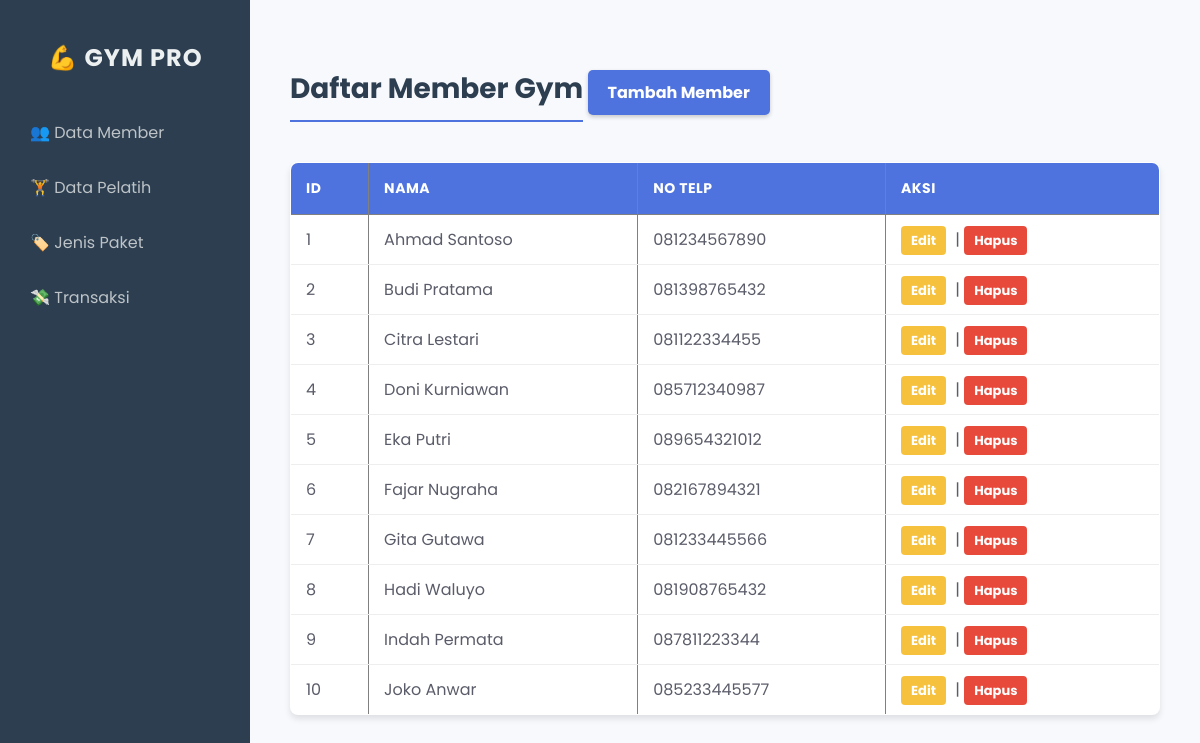
The app's page /index.php?page=member with its own data.
### tables this page shows
CREATE TABLE `member` (
  `id` int(11) NOT NULL,
  `nama_member` varchar(100) NOT NULL,
  `no_telp` varchar(20) NOT NULL
);

### viewmodels/MemberViewModel.php (called while the page is built, shortened)
<?php
include_once __DIR__ . '/../models/Member.php';
class MemberViewModel {
    public function fetchAll() {
        $database = new Database();
        $db = $database->getConnection();
        $member = new Member($db);
        return $member->read();
    }
}
?>

### models/Member.php (called while the page is built, shortened)
<?php
class Member {
    private $conn;
    private $table_name = "member";
    public function __construct($db) {
        $this->conn = $db;
    }
    public function read() {
        $query = "SELECT * FROM " . $this->table_name;
        $result = $this->conn->query($query);
        return $result;
    }
}
?>

### views/member_list.php (the view)
<?php
include_once 'viewmodels/MemberViewModel.php';
$viewModel = new MemberViewModel();
$viewModel->handleRequest();
$members = $viewModel->fetchAll();
?>
<h3>Daftar Member Gym</h3>
<a href="index.php?page=member_form">Tambah Member</a>
<table border="1" cellpadding="10" cellspacing="0">
    <thead>
        <tr>
            <th>ID</th>
            <th>Nama</th>
            <th>No Telp</th>
            <th>Aksi</th>
        </tr>
    </thead>
    <tbody>
        <?php while($row = $members->fetch_assoc()): ?>
        <tr>
            <td><?= $row['id'] ?></td>
            <td><?= $row['nama_member'] ?></td>
            <td><?= $row['no_telp'] ?></td>
            <td>
                <a href="index.php?page=member_form&id=<?= $row['id'] ?>">Edit</a> |
                <a href="index.php?page=member&action=delete&id=<?= $row['id'] ?>" onclick="return confirm('Hapus?')">Hapus</a>
            </td>
        </tr>
        <?php endwhile; ?>
    </tbody>
</table>

### index.php (shortened to what this page needs)
<!DOCTYPE html>
<html lang="id">
<head>
    <link rel="stylesheet" href="css/style.css">
</head>
<body>
    <nav>
        <h2>💪 GYM PRO</h2>
        <a href="index.php?page=member">👥 Data Member</a>
        <a href="index.php?page=pelatih">🏋️ Data Pelatih</a>
        <a href="index.php?page=jenismember">🏷️ Jenis Paket</a>
        <a href="index.php?page=transaksi">💸 Transaksi</a>
    </nav>
    <main>
        <?php
        $page = isset($_GET['page']) ? $_GET['page'] : 'home';
        switch ($page) {
            case 'member':
                include 'views/member_list.php';
                break;
        }
        ?>
    </main>
</body>
</html>

### css/style.css (style rules this page uses)
:root { --primary-color: #4e73df; --secondary-color: #858796; --success-color: #1cc88a; --danger-color: #e74a3b; --dark-bg: #2c3e50; --light-bg: #f8f9fc; --card-bg: #ffffff; --text-color: #5a5c69; --heading-color: #2c3e50; }
body { font-family: 'Segoe UI', Tahoma, Geneva, Verdana, sans-serif; background-color: var(--light-bg); margin: 0; padding: 0; color: var(--text-color); display: flex; min-height: 100vh; }
nav { width: 250px; background-color: var(--dark-bg); color: white; display: flex; flex-direction: column; padding-top: 20px; position: fixed; height: 100%; }
nav h2 { text-align: center; font-size: 24px; margin-bottom: 30px; letter-spacing: 1px; color: #ecf0f1; }
nav a { text-decoration: none; color: #bdc3c7; padding: 15px 25px; border-left: 5px solid transparent; transition: 0.3s; font-size: 16px; }
main { margin-left: 250px; padding: 40px; width: 100%; }
h3 { color: var(--heading-color); font-size: 28px; margin-bottom: 20px; border-bottom: 2px solid var(--primary-color); display: inline-block; padding-bottom: 10px; }
table { width: 100%; border-collapse: collapse; background-color: var(--card-bg); box-shadow: 0 4px 6px rgba(0,0,0,0.1); border-radius: 8px; overflow: hidden; margin-top: 20px; }
table th { background-color: var(--primary-color); color: white; padding: 15px; text-align: left; text-transform: uppercase; font-size: 14px; letter-spacing: 0.5px; }
table td { padding: 12px 15px; border-bottom: 1px solid #eee; }
main > a { display: inline-block; background-color: var(--primary-color); color: white; padding: 10px 20px; text-decoration: none; border-radius: 5px; margin-bottom: 15px; font-weight: bold; box-shadow: 0 2px 4px rgba(0,0,0,0.2); transition: 0.2s; }
table a { text-decoration: none; padding: 5px 10px; border-radius: 4px; font-size: 13px; font-weight: bold; margin-right: 5px; }
table a[href*="id="]:not([onclick]) { background-color: #f6c23e; color: #fff; }
table a[onclick] { background-color: var(--danger-color); color: white; }

### index.php (style rules this page uses)
body { font-family: 'Poppins', sans-serif; }

### records on screen
member: id "1", nama_member "Ahmad Santoso", no_telp "081234567890"
member: id "2", nama_member "Budi Pratama", no_telp "081398765432"
member: id "3", nama_member "Citra Lestari", no_telp "081122334455"
member: id "4", nama_member "Doni Kurniawan", no_telp "085712340987"
member: id "5", nama_member "Eka Putri", no_telp "089654321012"
member: id "6", nama_member "Fajar Nugraha", no_telp "082167894321"
member: id "7", nama_member "Gita Gutawa", no_telp "081233445566"
member: id "8", nama_member "Hadi Waluyo", no_telp "081908765432"
member: id "9", nama_member "Indah Permata", no_telp "087811223344"
member: id "10", nama_member "Joko Anwar", no_telp "085233445577"
